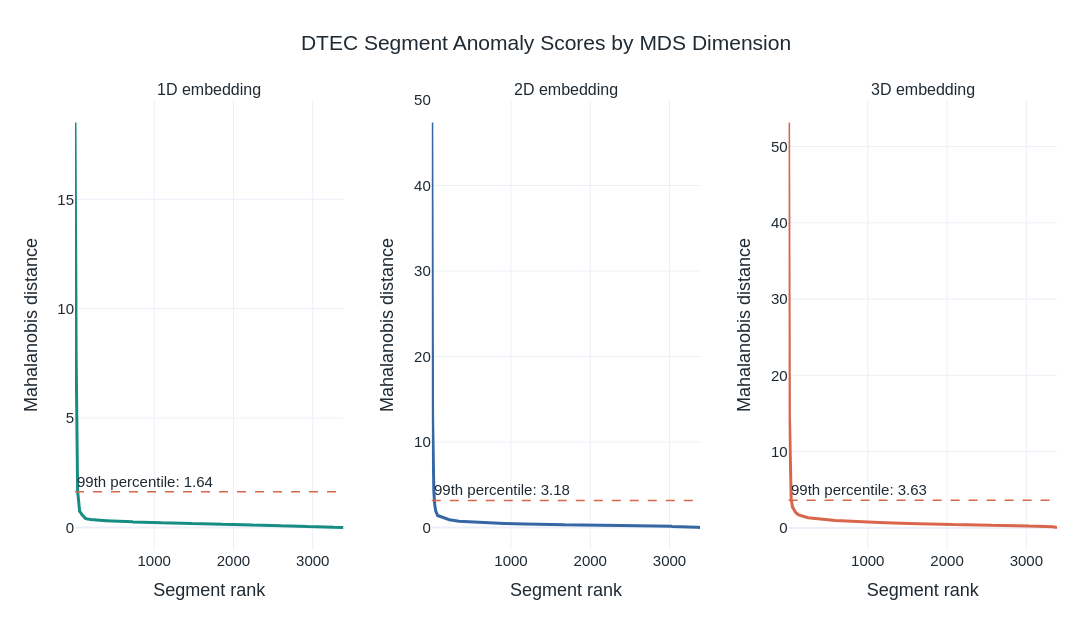

This figure's notebook cell:
### Markdown cell above
## Mahalanobis anomaly scores

Each DTEC segment is scored by its Mahalanobis distance from the centroid of the MDS embedding. Scores are calculated independently for k = 1, 2, and 3 using the embedding covariance; a pseudoinverse handles singular or collinear dimensions. Larger distances indicate more unusual segments. The dashed line marks the empirical 99th percentile as a visual reference, not a formal significance threshold.

### Code cell
def mahalanobis_dist(embedding: np.ndarray) -> np.ndarray:
    if embedding.ndim != 2 or embedding.shape[0] < 2:
        raise ValueError("Mahalanobis scoring requires at least two segment embeddings.")

    center = embedding.mean(axis=0)
    covariance = np.atleast_2d(np.cov(embedding, rowvar=False))
    inverse_covariance = np.linalg.pinv(covariance, hermitian=True)
    return np.asarray([
        mahalanobis(segment_embedding, center, inverse_covariance)
        for segment_embedding in embedding
    ])


segment_scores = dtec_series.with_row_index("segment_id")
if "sv" not in segment_scores.columns:
    segment_satellites = [
        frame["sv"][0]
        for station_segments in data.values()
        for frame in station_segments
        if np.isfinite(frame["dtec"].cast(pl.Float64).to_numpy()).any()
    ]
    if len(segment_satellites) != segment_scores.height:
        raise ValueError("Could not align satellite labels with the DTEC segment rows.")
    segment_scores = segment_scores.with_columns(pl.Series("sv", segment_satellites))

score_columns = []
for k in (1, 2, 3):
    coordinates = np.asarray(mds_analysis[k][0], dtype=float)
    scores = mahalanobis_dist(coordinates)
    score_column = f"mahalanobis_k{k}"
    score_columns.append(score_column)
    segment_scores = segment_scores.with_columns(pl.Series(score_column, scores))

metadata_columns = [
    column for column in ("segment_id", "station", "sv", "start_epoch", "end_epoch")
    if column in segment_scores.columns
]
top_rows = []
for k, score_column in enumerate(score_columns, start=1):
    top_segments = (
        segment_scores
        .select([*metadata_columns, score_column])
        .sort(score_column, descending=True)
        .head(10)
    )
    for rank, segment in enumerate(top_segments.iter_rows(named=True), start=1):
        top_rows.append({
            "k": k,
            "rank": rank,
            **{column: segment[column] for column in metadata_columns},
            "mahalanobis_distance": segment[score_column]
        })

top_dtec_segments = pl.DataFrame(top_rows)
display(top_dtec_segments)

from plotly.subplots import make_subplots
import plotly.graph_objects as go

score_figure = make_subplots(
    rows=1,
    cols=3,
    subplot_titles=["1D embedding", "2D embedding", "3D embedding"],
    horizontal_spacing=0.09
)
poster_colors = ["#168C83", "#3567A5", "#D9664B"]

for k, score_column in enumerate(score_columns, start=1):
    ordered_scores = np.sort(segment_scores[score_column].to_numpy())[::-1]
    score_figure.add_trace(
        go.Scatter(
            x=np.arange(1, len(ordered_scores) + 1),
            y=ordered_scores,
            mode="lines",
            line={"color": poster_colors[k - 1], "width": 3},
            name=f"k={k}",
            hovertemplate="Rank %{x}<br>Distance %{y:.3f}<extra></extra>"
        ),
        row=1,
        col=k
    )
    percentile_99 = float(np.quantile(ordered_scores, 0.99))
    score_figure.add_hline(
        y=percentile_99,
        line={"color": "#D9664B", "width": 1.5, "dash": "dash"},
        annotation_text=f"99th percentile: {percentile_99:.2f}",
        annotation_position="top left",
        row=1,
        col=k
    )
    score_figure.update_xaxes(title_text="Segment rank", row=1, col=k)
    score_figure.update_yaxes(title_text="Mahalanobis distance", row=1, col=k)

score_figure.update_layout(
    title={"text": "DTEC Segment Anomaly Scores by MDS Dimension", "x": 0.5},
    template="plotly_white",
    width=1500,
    height=620,
    font={"family": "Aptos, sans-serif", "size": 15, "color": "#202A33"},
    showlegend=False,
    margin={"l": 75, "r": 35, "t": 100, "b": 70}
)
score_figure.show()

### Figure 1 — Plotly figure (JSON) as saved in the notebook; plotly's stock layout.template omitted (floating-point values rounded to 4 significant figures; data arrays with more than 128 entries replaced by an {"elided": "..."} marker saying what was removed)
{"data": [{"hovertemplate": "Rank %{x}<br>Distance %{y:.3f}<extra></extra>", "line": {"color": "#168C83", "width": 3}, "mode": "lines", "name": "k=1", "type": "scatter", "x": {"elided": "3387 int values"}, "xaxis": "x", "y": {"elided": "3387 float values"}, "yaxis": "y"}, {"hovertemplate": "Rank %{x}<br>Distance %{y:.3f}<extra></extra>", "line": {"color": "#3567A5", "width": 3}, "mode": "lines", "name": "k=2", "type": "scatter", "x": {"elided": "3387 int values"}, "xaxis": "x2", "y": {"elided": "3387 float values"}, "yaxis": "y2"}, {"hovertemplate": "Rank %{x}<br>Distance %{y:.3f}<extra></extra>", "line": {"color": "#D9664B", "width": 3}, "mode": "lines", "name": "k=3", "type": "scatter", "x": {"elided": "3387 int values"}, "xaxis": "x3", "y": {"elided": "3387 float values"}, "yaxis": "y3"}], "layout": {"annotations": [{"font": {"size": 16}, "showarrow": false, "text": "1D embedding", "x": 0.1367, "xanchor": "center", "xref": "paper", "y": 1, "yanchor": "bottom", "yref": "paper"}, {"font": {"size": 16}, "showarrow": false, "text": "2D embedding", "x": 0.5, "xanchor": "center", "xref": "paper", "y": 1, "yanchor": "bottom", "yref": "paper"}, {"font": {"size": 16}, "showarrow": false, "text": "3D embedding", "x": 0.8633, "xanchor": "center", "xref": "paper", "y": 1, "yanchor": "bottom", "yref": "paper"}, {"showarrow": false, "text": "99th percentile: 1.64", "x": 0, "xanchor": "left", "xref": "x domain", "y": 1.636, "yanchor": "bottom", "yref": "y"}, {"showarrow": false, "text": "99th percentile: 3.18", "x": 0, "xanchor": "left", "xref": "x2 domain", "y": 3.181, "yanchor": "bottom", "yref": "y2"}, {"showarrow": false, "text": "99th percentile: 3.63", "x": 0, "xanchor": "left", "xref": "x3 domain", "y": 3.629, "yanchor": "bottom", "yref": "y3"}], "font": {"color": "#202A33", "family": "Aptos, sans-serif", "size": 15}, "height": 620, "margin": {"b": 70, "l": 75, "r": 35, "t": 100}, "shapes": [{"line": {"color": "#D9664B", "dash": "dash", "width": 1.5}, "type": "line", "x0": 0, "x1": 1, "xref": "x domain", "y0": 1.636, "y1": 1.636, "yref": "y"}, {"line": {"color": "#D9664B", "dash": "dash", "width": 1.5}, "type": "line", "x0": 0, "x1": 1, "xref": "x2 domain", "y0": 3.181, "y1": 3.181, "yref": "y2"}, {"line": {"color": "#D9664B", "dash": "dash", "width": 1.5}, "type": "line", "x0": 0, "x1": 1, "xref": "x3 domain", "y0": 3.629, "y1": 3.629, "yref": "y3"}], "showlegend": false, "title": {"text": "DTEC Segment Anomaly Scores by MDS Dimension", "x": 0.5}, "width": 1500, "xaxis": {"anchor": "y", "domain": [0, 0.2733], "title": {"text": "Segment rank"}}, "xaxis2": {"anchor": "y2", "domain": [0.3633, 0.6367], "title": {"text": "Segment rank"}}, "xaxis3": {"anchor": "y3", "domain": [0.7267, 1], "title": {"text": "Segment rank"}}, "yaxis": {"anchor": "x", "domain": [0, 1], "title": {"text": "Mahalanobis distance"}}, "yaxis2": {"anchor": "x2", "domain": [0, 1], "title": {"text": "Mahalanobis distance"}}, "yaxis3": {"anchor": "x3", "domain": [0, 1], "title": {"text": "Mahalanobis distance"}}}}
